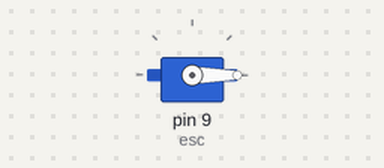
This sketch was run on a simulated Arduino Uno, built with avr-gcc and run on an emulated ATmega328P. Shown: servo.

Above: at 0.1 s.
At 30.77 s:
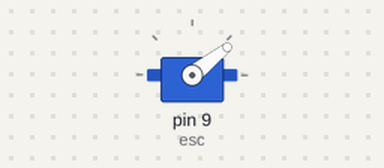
At 31.67 s:
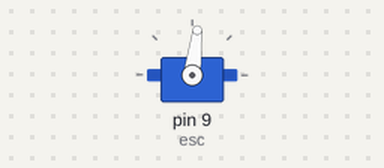
At 32.5 s:
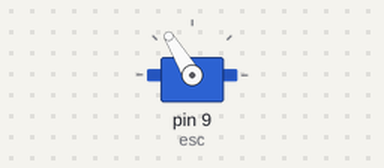
Timing chart, 0 to 34.0 s (numbered marks = the images above):
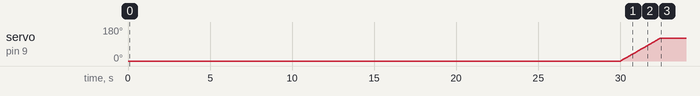

Measured:
- by itself, servo on pin 9 (esc): moves from 0° to 121° over 2.4 s

The sketch:

firmware.ino
```cpp
#include <Servo.h>
// create servo object to control a servo
Servo esc;

int maxThrottle = 120;

int curThrottle = 0;

// will store last time
unsigned long previousMillis = 0;

unsigned long currentInterval = 0;

// time to prepare (milliseconds)
const long prepareTime = 30000;
// time to fly (milliseconds)
const long flyingTime = 90000;

/*
	Current state
	0 - prepare to fly
	1 - fly
	2 - landing
*/
int currentState = 0;

void setup() {
	// attaches the servo on pin 9 to the servo object
	esc.attach(9, 1000, 2000);
	esc.write(curThrottle);
	currentInterval = prepareTime;
}

void loop() {
	unsigned long currentMillis = millis();
	if (currentMillis - previousMillis >= currentInterval) {
		if (currentState == 0) {
			// we are ready to fly, throttle max!
			for (curThrottle = 0; curThrottle <= maxThrottle; curThrottle += 1) {
				esc.write(curThrottle);
				delay(20); // Throlle up delay
			}
			if (curThrottle < maxThrottle) {
				curThrottle = maxThrottle;
			}
			esc.write(curThrottle);
			currentInterval = flyingTime;
			previousMillis = millis();
			currentState = 1;
		} else if (currentState == 1) {
			// flying time is gone, time to landing
			for (curThrottle = maxThrottle; curThrottle > 0; curThrottle -= 1) {
				esc.write(curThrottle);
				delay(100);// Throlle down delay
			}
			if (curThrottle < 0) {
				curThrottle = 0;
			}
			esc.write(curThrottle);
			currentState = 2;
		} else {
			// done
		}
	}
}
```
